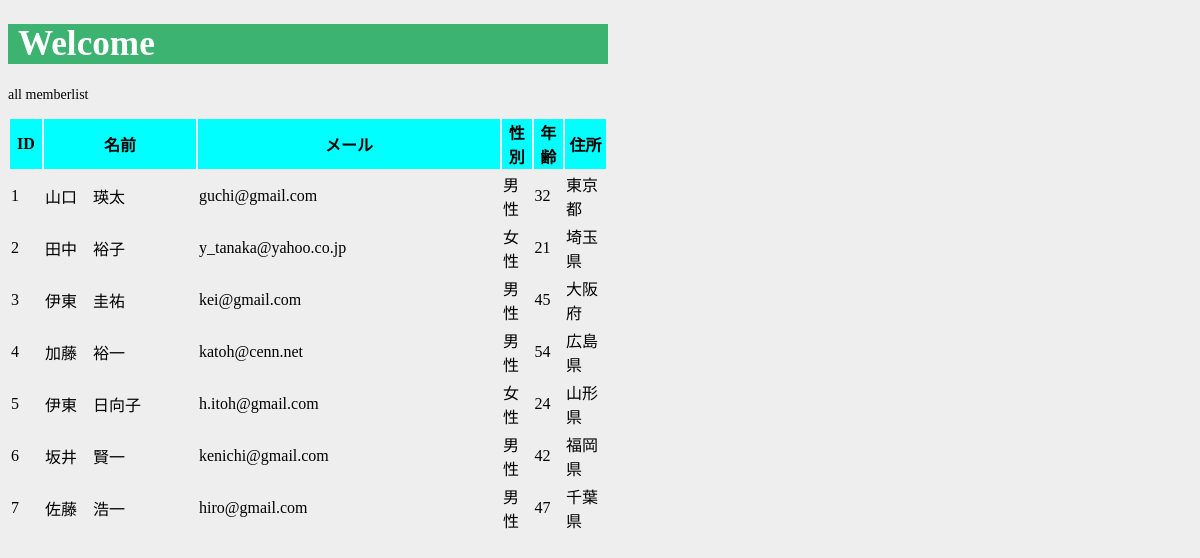
/Welcome, run on the app's committed database.
### Welcome/models.py (models this page shows, shortened)
class MemberList(models.Model):
    name = models.CharField('名前',max_length=100)
    mail = models.EmailField('メール',max_length=100)
    gender = models.BooleanField('性別')
    age = models.IntegerField('年齢',default=0)
    address = models.CharField('住所',max_length=100)

### Welcome/views.py (the view)
def index(request):
    data = MemberList.objects.all()
    params = {
        'title':'Welcome',
        'message':'all memberlist',
        'data':data,
    }
    return render(request,'Welcome/index.html',params)

### Welcome/templates/Welcome/index.html (shortened to what this page needs)
{% load static %}
<!DOCTYPE html>
<html lang ='ja'>
<head>
    <link rel="stylesheet" type="text/css" href="{% static 'Welcome/css/style.css' %}"/>
</head>
<body>
    <h1>Welcome</h1>
    <p>{{message|safe}}</p>
    <table>
        <tr>
            <th class="th_id">ID</th>
            <th class="th_name">名前</th>
            <th class="th_mail">メール</th>
            <th class="th_gender">性別</th>
            <th class="th_age">年齢</th>
            <th class="th_address">住所</th>
        </tr>
    {% for item in data%}
        <tr>
            <td class="td_id">{{item.id}}</td>
            <td class="td_name">{{item.name}}</td>
            <td class="td_mail">{{item.mail}}</td>
            <td class="td_gender">{% if item.gender == False %}男性{% endif%}
                {% if item.gender == True %}女性{% endif%}
            </td>
            <td class="td_age">{{item.age}}</td>
            <td class="td_address">{{item.address}}</td>
        </tr>
    {% endfor %}
    </table>
</body>
</html>

### Welcome/static/Welcome/css/style.css (style rules this page uses)
body { width: 600px; background-color: #eee; }
h1 { font-size: 2.2em; font-weight: 600; height: 40px; background-color: #3cb371; padding-left: 10px; color: #fff; }
p { font-size: 14px; }
th { background-color: aqua; }
.th_id,.td_id { width: 30px; }
.th_name,.td_name { width: 150px; }
.th_mail,.td_mail { width: 300px; }

### data on the page
MemberList: id "1", name "山口 瑛太", mail "guchi@gmail.com", gender "男性", age "32", address "東京都"
MemberList: id "2", name "田中 裕子", mail "y_tanaka@yahoo.co.jp", gender "女性", age "21", address "埼玉県"
MemberList: id "3", name "伊東 圭祐", mail "kei@gmail.com", gender "男性", age "45", address "大阪府"
MemberList: id "4", name "加藤 裕一", mail "katoh@cenn.net", gender "男性", age "54", address "広島県"
MemberList: id "5", name "伊東 日向子", mail "h.itoh@gmail.com", gender "女性", age "24", address "山形県"
MemberList: id "6", name "坂井 賢一", mail "kenichi@gmail.com", gender "男性", age "42", address "福岡県"
MemberList: id "7", name "佐藤 浩一", mail "hiro@gmail.com", gender "男性", age "47", address "千葉県"

### other printed values
{{ message|safe }} "all memberlist"
